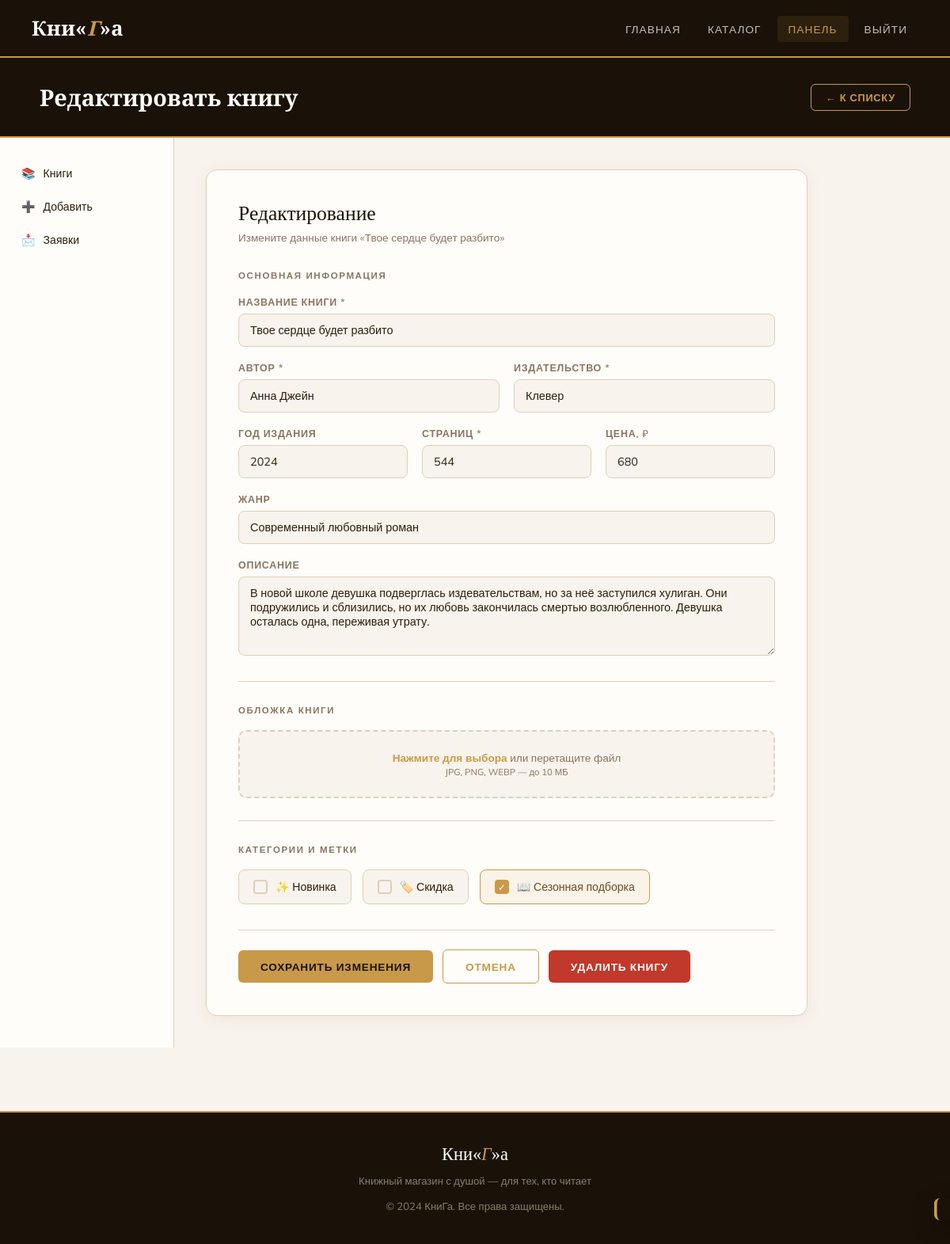
The page /admin/edit/17 (signed in) on the database its author committed.
### bookstore/models.py (models this page shows, shortened)
class Book(db.Model):
    __tablename__ = 'books'
    id = db.Column(db.Integer, primary_key=True)
    title = db.Column(db.String(255), nullable=False)
    author = db.Column(db.String(255), nullable=False)
    pages = db.Column(db.Integer, nullable=False)
    publisher = db.Column(db.String(255), nullable=False)
    cover_url = db.Column(db.String(500), default='/static/img/book_placeholder.jpg')
    description = db.Column(db.Text, default='')
    price = db.Column(db.Float, default=0.0)
    genre = db.Column(db.String(100), default='')
    year = db.Column(db.Integer, default=2024)
    is_new = db.Column(db.Boolean, default=False)
    is_sale = db.Column(db.Boolean, default=False)
    sale_percent = db.Column(db.Integer, default=0)
    is_seasonal = db.Column(db.Boolean, default=False)
    created_at = db.Column(db.DateTime, default=datetime.utcnow)

### bookstore/routes.py (the view, shortened to what this page needs)
@main.route('/admin/edit/<int:id>', methods=['GET', 'POST'])
@admin_required
def admin_edit(id):
    book = Book.query.get_or_404(id)
    return render_template('admin_form.html', book=book, action='edit')

### bookstore/routes.py (called while the page is built)
def admin_required(f):
    from functools import wraps
    @wraps(f)
    def decorated(*args, **kwargs):
        if not session.get('admin'):
            return redirect(url_for('main.login'))
        return f(*args, **kwargs)
    return decorated

### bookstore/templates/admin_form.html (shortened to what this page needs)
{% extends 'base.html' %}
{% block content %}
<div class="admin-header">
    <div>
        <h1>{% if action == 'add' %}Добавить книгу{% else %}Редактировать книгу{% endif %}</h1>
    </div>
    <div>
        <a href="/admin" class="btn btn-outline" style="font-size:0.8rem; padding:8px 18px;">← К списку</a>
    </div>
</div>
<div class="admin-layout">
    <nav class="admin-nav">
        <a href="/admin"><span>📚</span> Книги</a>
        <a href="/admin/add" {% if action == 'add' %}class="active"{% endif %}><span>➕</span> Добавить</a>
        <a href="/admin/requests"><span>📩</span> Заявки</a>
    </nav>
    <div class="form-page">
        <div class="form-card">
            <div class="form-title">{% if action == 'add' %}Новая книга{% else %}Редактирование{% endif %}</div>
            <div class="form-subtitle">
                {% if action == 'add' %}Заполните информацию о книге{% else %}Измените данные книги «{{ book.title }}»{% endif %}
            </div>
            <form method="POST" enctype="multipart/form-data">
                <div class="section-title">Основная информация</div>
                <div class="form-group">
                    <label>Название книги *</label>
                    <input type="text" name="title" placeholder="Введите название"
                           value="{{ book.title if book else '' }}" required>
                </div>
                <div class="form-row">
                    <div class="form-group">
                        <label>Автор *</label>
                        <input type="text" name="author" placeholder="Имя автора"
                               value="{{ book.author if book else '' }}" required>
                    </div>
                    <div class="form-group">
                        <label>Издательство *</label>
                        <input type="text" name="publisher" placeholder="Название издательства"
                               value="{{ book.publisher if book else '' }}" required>
                    </div>
                </div>
                <div class="form-row-3">
                    <div class="form-group">
                        <label>Год издания</label>
                        <input type="number" name="year" placeholder="2024" min="1000" max="2099"
                               value="{{ book.year if book else '2024' }}">
                    </div>
                    <div class="form-group">
                        <label>Страниц *</label>
                        <input type="number" name="pages" placeholder="320" min="1"
                               value="{{ book.pages if book else '' }}" required>
                    </div>
                    <div class="form-group">
                        <label>Цена, ₽</label>
                        <input type="number" name="price" placeholder="490" min="0" step="1"
                               value="{{ book.price | int if book else '' }}">
                    </div>
                </div>
                <div class="form-group">
                    <label>Жанр</label>
                    <input type="text" name="genre" list="genre-list" placeholder="Классика, Фантастика..."
                           value="{{ book.genre if book else '' }}">
                </div>
                <div class="form-group">
                    <label>Описание</label>
                    <textarea name="description" placeholder="Краткое описание книги...">{{ book.description if book else '' }}</textarea>
                </div>
                <div class="form-divider"></div>
                <div class="section-title">Обложка книги</div>
                <div class="cover-upload-area" onclick="document.getElementById('cover-input').click()">
                    <div class="upload-text">
                        <strong>Нажмите для выбора</strong> или перетащите файл<br>
                        <small>JPG, PNG, WEBP — до 10 МБ</small>
                    </div>
                </div>
                <div class="form-divider"></div>
                <div class="section-title">Категории и метки</div>
                <div class="toggle-group" id="toggles">
                    <label class="toggle-item {% if book and book.is_new %}checked{% endif %}"
                           onclick="toggleCheck(this)">
                        <div class="toggle-dot">✓</div>
                        ✨ Новинка
                    </label>
                    <label class="toggle-item {% if book and book.is_sale %}checked{% endif %}"
                           id="sale-toggle" onclick="toggleCheck(this); toggleSaleExtra()">
                        <div class="toggle-dot">✓</div>
                        🏷️ Скидка
                    </label>
                    <label class="toggle-item {% if book and book.is_seasonal %}checked{% endif %}"
                           onclick="toggleCheck(this)">
                        <div class="toggle-dot">✓</div>
                        📖 Сезонная подборка
                    </label>
                </div>
                <div class="form-actions">
                    <button type="submit" class="btn btn-primary">
                        {% if action == 'add' %}Добавить книгу{% else %}Сохранить изменения{% endif %}
                    </button>
                    <a href="/admin" class="btn btn-outline">Отмена</a>
                    {% if action == 'edit' %}
                    <form method="POST" action="/admin/delete/{{ book.id }}" style="margin:0 0 0 auto;"
                          onsubmit="return confirm('Удалить книгу?')">
                        <button type="submit" class="btn btn-danger">Удалить книгу</button>
                    </form>
                    {% endif %}
                </div>
            </form>
        </div>
    </div>
</div>
{% endblock %}

### bookstore/templates/base.html (style rules this page uses)
:root { --cream: #F8F3EC; --dark: #1A1208; --warm-brown: #6B4C2A; --gold: #C9994A; --gold-light: #E8C97A; --sage: #7A8C6E; --dusty-rose: #C4856A; --text: #2C1F0E; --text-muted: #8A7560; --border: #DDD0BC; --white: #FFFDF9; }
* { margin: 0; padding: 0; box-sizing: border-box; }
body { font-family: 'Mulish', sans-serif; background: var(--cream); color: var(--text); min-height: 100vh; }
.btn { display: inline-block; padding: 12px 28px; border: none; border-radius: 6px; font-family: 'Mulish', sans-serif; font-size: 0.85rem; font-weight: 600; letter-spacing: 0.06em; text-transform: uppercase; cursor: pointer; text-decoration: none; transition: all 0.25s; }
.btn-primary { background: var(--gold); color: var(--dark); }
.btn-outline { background: transparent; color: var(--gold); border: 1.5px solid var(--gold); }
.btn-danger { background: #C0392B; color: white; }
.form-group { margin-bottom: 16px; }
.form-group label { display: block; font-size: 0.8rem; font-weight: 600; letter-spacing: 0.05em; text-transform: uppercase; color: var(--text-muted); margin-bottom: 6px; }
.form-group input, .form-group textarea, .form-group select { width: 100%; padding: 11px 14px; border: 1.5px solid var(--border); border-radius: 6px; font-family: 'Mulish', sans-serif; font-size: 0.9rem; background: var(--cream); color: var(--text); transition: border-color 0.2s; outline: none; }
.form-group textarea { resize: vertical; min-height: 90px; }

### rows shown on the page
Book: title "Твое сердце будет разбито", author "Анна Джейн", publisher "Клевер", year "2024", pages "544", price "680", genre "Современный любовный роман", description "В новой школе девушка подверглась издевательствам, но за неё заступился хулиган. Они подружились и сблизились, но их любовь закончилась смертью возлюбленного. Девушка осталась одна, переживая утрату."
